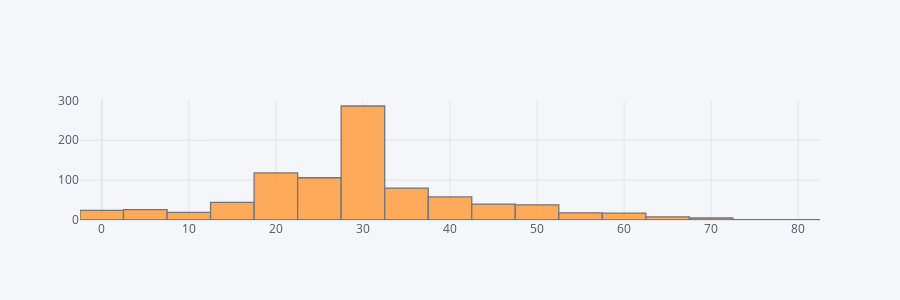

This figure's notebook cell:
### Code cell
train["Age"].iplot(kind="hist", bins=30)

### Figure 1 — Plotly figure (JSON) as saved in the notebook; plotly's stock layout.template omitted (floating-point values rounded to 4 significant figures; data arrays with more than 128 entries replaced by an {"elided": "..."} marker saying what was removed)
{"data": [{"histfunc": "count", "histnorm": "", "marker": {"color": "rgba(255, 153, 51, 1.0)", "line": {"color": "#4D5663", "width": 1.3}}, "name": "Age", "nbinsx": 30, "opacity": 0.8, "orientation": "v", "type": "histogram", "x": {"elided": "889 float values"}}], "layout": {"barmode": "overlay", "height": 300, "legend": {"bgcolor": "#F5F6F9", "font": {"color": "#4D5663"}}, "paper_bgcolor": "#F5F6F9", "plot_bgcolor": "#F5F6F9", "title": {"font": {"color": "#4D5663"}}, "xaxis": {"gridcolor": "#E1E5ED", "showgrid": true, "tickfont": {"color": "#4D5663"}, "title": {"font": {"color": "#4D5663"}, "text": ""}, "zerolinecolor": "#E1E5ED"}, "yaxis": {"gridcolor": "#E1E5ED", "showgrid": true, "tickfont": {"color": "#4D5663"}, "title": {"font": {"color": "#4D5663"}, "text": ""}, "zerolinecolor": "#E1E5ED"}}}
